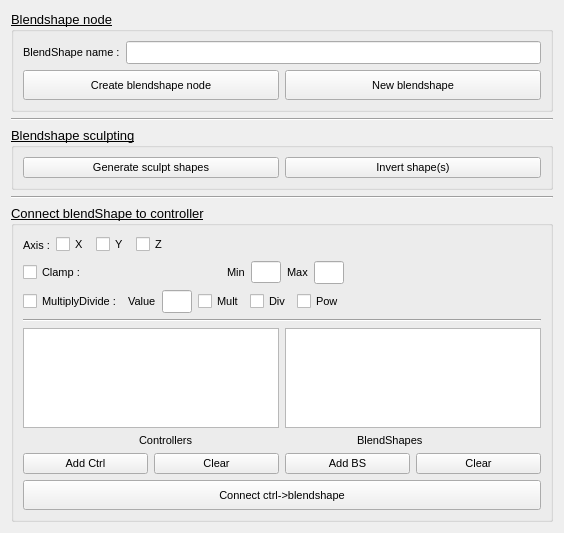
      <widget class="QWidget" name="BS_frame" native="true">
       <layout class="QGridLayout" name="gridLayout_8">
        <item row="4" column="0">
         <widget class="QGroupBox" name="BSconnect_groupBox">
          <property name="sizePolicy">
           <sizepolicy hsizetype="Expanding" vsizetype="Fixed">
            <horstretch>0</horstretch>
            <verstretch>0</verstretch>
           </sizepolicy>
          </property>
          <property name="font">
           <font>
            <pointsize>10</pointsize>
            <underline>true</underline>
           </font>
          </property>
          <property name="title">
           <string>Connect blendShape to controller</string>
          </property>
          <layout class="QGridLayout" name="gridLayout_9">
           <item row="0" column="0">
            <layout class="QHBoxLayout" name="horizontalLayout_13">
             <item>
              <widget class="QLabel" name="BSconnect_ctrl_axisLabel">
               <property name="font">
                <font>
                 <pointsize>8</pointsize>
                 <underline>false</underline>
                </font>
               </property>
               <property name="text">
                <string>Axis :</string>
               </property>
              </widget>
             </item>
             <item>
              <widget class="QCheckBox" name="BSconnect_CtrlAxisX_checkBox">
               <property name="sizePolicy">
                <sizepolicy hsizetype="Preferred" vsizetype="Fixed">
                 <horstretch>0</horstretch>
                 <verstretch>0</verstretch>
                </sizepolicy>
               </property>
               <property name="minimumSize">
                <size>
                 <width>0</width>
                 <height>0</height>
                </size>
               </property>
               <property name="font">
                <font>
                 <pointsize>8</pointsize>
                 <underline>false</underline>
                </font>
               </property>
               <property name="text">
                <string>X</string>
               </property>
              </widget>
             </item>
             <item>
              <widget class="QCheckBox" name="BSconnect_CtrlAxisY_checkBox">
               <property name="sizePolicy">
                <sizepolicy hsizetype="Preferred" vsizetype="Fixed">
                 <horstretch>0</horstretch>
                 <verstretch>0</verstretch>
                </sizepolicy>
               </property>
               <property name="font">
                <font>
                 <pointsize>8</pointsize>
                 <underline>false</underline>
                </font>
               </property>
               <property name="text">
                <string>Y</string>
               </property>
              </widget>
             </item>
             <item>
              <widget class="QCheckBox" name="BSconnect_CtrlAxisZ_checkBox">
               <property name="sizePolicy">
                <sizepolicy hsizetype="Preferred" vsizetype="Fixed">
                 <horstretch>0</horstretch>
                 <verstretch>0</verstretch>
                </sizepolicy>
               </property>
               <property name="font">
                <font>
                 <pointsize>8</pointsize>
                 <underline>false</underline>
                </font>
               </property>
               <property name="text">
                <string>Z</string>
               </property>
              </widget>
             </item>
             <item>
              <spacer name="horizontalSpacer">
               <property name="orientation">
                <enum>Qt::Horizontal</enum>
               </property>
               <property name="sizeHint" stdset="0">
                <size>
                 <width>40</width>
                 <height>20</height>
                </size>
               </property>
              </spacer>
             </item>
            </layout>
           </item>
           <item row="1" column="0">
            <layout class="QHBoxLayout" name="horizontalLayout_14">
             <item>
              <widget class="QCheckBox" name="BSconnect_clamp_checkBox">
               <property name="sizePolicy">
                <sizepolicy hsizetype="Expanding" vsizetype="Fixed">
                 <horstretch>0</horstretch>
                 <verstretch>0</verstretch>
                </sizepolicy>
               </property>
               <property name="font">
                <font>
                 <pointsize>8</pointsize>
                 <underline>false</underline>
                </font>
               </property>
               <property name="text">
                <string>Clamp :</string>
               </property>
              </widget>
             </item>
             <item>
              <widget class="QLabel" name="BSconnect_clamp_MinLabel">
               <property name="sizePolicy">
                <sizepolicy hsizetype="Fixed" vsizetype="Preferred">
                 <horstretch>0</horstretch>
                 <verstretch>0</verstretch>
                </sizepolicy>
               </property>
               <property name="font">
                <font>
                 <pointsize>8</pointsize>
                 <underline>false</underline>
                </font>
               </property>
               <property name="text">
                <string>Min</string>
               </property>
              </widget>
             </item>
             <item>
              <widget class="QLineEdit" name="BSconnect_MinClamp_lineEdit">
               <property name="sizePolicy">
                <sizepolicy hsizetype="Minimum" vsizetype="Fixed">
                 <horstretch>0</horstretch>
                 <verstretch>0</verstretch>
                </sizepolicy>
               </property>
               <property name="maximumSize">
                <size>
                 <width>30</width>
                 <height>16777215</height>
                </size>
               </property>
               <property name="font">
                <font>
                 <pointsize>8</pointsize>
                 <underline>false</underline>
                </font>
               </property>
               <property name="text">
                <string/>
               </property>
              </widget>
             </item>
             <item>
              <widget class="QLabel" name="BSconnect_clamp_MaxLabel">
               <property name="sizePolicy">
                <sizepolicy hsizetype="Fixed" vsizetype="Preferred">
                 <horstretch>0</horstretch>
                 <verstretch>0</verstretch>
                </sizepolicy>
               </property>
               <property name="font">
                <font>
                 <pointsize>8</pointsize>
                 <underline>false</underline>
                </font>
               </property>
               <property name="text">
                <string>Max</string>
               </property>
              </widget>
             </item>
             <item>
              <widget class="QLineEdit" name="BSconnect_MaxClamp_lineEdit">
               <property name="maximumSize">
                <size>
                 <width>30</width>
                 <height>16777215</height>
                </size>
               </property>
              </widget>
             </item>
             <item>
              <spacer name="horizontalSpacer_2">
               <property name="orientation">
                <enum>Qt::Horizontal</enum>
               </property>
               <property name="sizeHint" stdset="0">
                <size>
                 <width>40</width>
                 <height>20</height>
                </size>
               </property>
              </spacer>
             </item>
            </layout>
           </item>
           <item row="2" column="0">
            <layout class="QHBoxLayout" name="horizontalLayout_15">
             <item>
              <widget class="QCheckBox" name="BSconnect_MD_checkBox">
               <property name="font">
                <font>
                 <pointsize>8</pointsize>
                 <underline>false</underline>
                </font>
               </property>
               <property name="text">
                <string>MultiplyDivide :</string>
               </property>
              </widget>
             </item>
             <item>
              <widget class="QLabel" name="BSconnect_MD_valueLabel">
               <property name="sizePolicy">
                <sizepolicy hsizetype="Fixed" vsizetype="Preferred">
                 <horstretch>0</horstretch>
                 <verstretch>0</verstretch>
                </sizepolicy>
               </property>
               <property name="font">
                <font>
                 <pointsize>8</pointsize>
                 <underline>false</underline>
                </font>
               </property>
               <property name="text">
                <string>Value</string>
               </property>
              </widget>
             </item>
             <item>
              <widget class="QLineEdit" name="BSconnect_MDvalue_lineEdit">
               <property name="sizePolicy">
                <sizepolicy hsizetype="Fixed" vsizetype="Fixed">
                 <horstretch>0</horstretch>
                 <verstretch>0</verstretch>
                </sizepolicy>
               </property>
               <property name="maximumSize">
                <size>
                 <width>30</width>
                 <height>16777215</height>
                </size>
               </property>
              </widget>
             </item>
             <item>
              <widget class="QCheckBox" name="BSconnect_MDmult_checkBox">
               <property name="sizePolicy">
                <sizepolicy hsizetype="Fixed" vsizetype="Fixed">
                 <horstretch>0</horstretch>
                 <verstretch>0</verstretch>
                </sizepolicy>
               </property>
               <property name="font">
                <font>
                 <pointsize>8</pointsize>
                 <underline>false</underline>
                </font>
               </property>
               <property name="text">
                <string>Mult</string>
               </property>
              </widget>
             </item>
             <item>
              <widget class="QCheckBox" name="BSconnect_MDdiv_checkBox">
               <property name="sizePolicy">
                <sizepolicy hsizetype="Fixed" vsizetype="Fixed">
                 <horstretch>0</horstretch>
                 <verstretch>0</verstretch>
                </sizepolicy>
               </property>
               <property name="font">
                <font>
                 <pointsize>8</pointsize>
                 <underline>false</underline>
                </font>
               </property>
               <property name="text">
                <string>Div</string>
               </property>
              </widget>
             </item>
             <item>
              <widget class="QCheckBox" name="BSconnect_MDpow_checkBox">
               <property name="sizePolicy">
                <sizepolicy hsizetype="Fixed" vsizetype="Fixed">
                 <horstretch>0</horstretch>
                 <verstretch>0</verstretch>
                </sizepolicy>
               </property>
               <property name="font">
                <font>
                 <pointsize>8</pointsize>
                 <underline>false</underline>
                </font>
               </property>
               <property name="text">
                <string>Pow</string>
               </property>
              </widget>
             </item>
             <item>
              <spacer name="horizontalSpacer_3">
               <property name="orientation">
                <enum>Qt::Horizontal</enum>
               </property>
               <property name="sizeHint" stdset="0">
                <size>
                 <width>40</width>
                 <height>20</height>
                </size>
               </property>
              </spacer>
             </item>
            </layout>
           </item>
           <item row="3" column="0">
            <widget class="Line" name="line_6">
             <property name="orientation">
              <enum>Qt::Horizontal</enum>
             </property>
            </widget>
           </item>
           <item row="4" column="0">
            <layout class="QHBoxLayout" name="horizontalLayout_18">
             <item>
              <widget class="QListWidget" name="BSconnect_Ctrl_listWidget">
               <property name="maximumSize">
                <size>
                 <width>16777215</width>
                 <height>100</height>
                </size>
               </property>
               <property name="font">
                <font>
                 <pointsize>9</pointsize>
                </font>
               </property>
              </widget>
             </item>
             <item>
              <widget class="QListWidget" name="BSconnect_BS_listWidget">
               <property name="maximumSize">
                <size>
                 <width>16777215</width>
                 <height>100</height>
                </size>
               </property>
              </widget>
             </item>
            </layout>
           </item>
           <item row="5" column="0">
            <layout class="QHBoxLayout" name="horizontalLayout_16">
             <item>
              <widget class="QLabel" name="BSconnect_ctrlLabel">
               <property name="sizePolicy">
                <sizepolicy hsizetype="Fixed" vsizetype="Preferred">
                 <horstretch>0</horstretch>
                 <verstretch>0</verstretch>
                </sizepolicy>
               </property>
               <property name="font">
                <font>
                 <pointsize>8</pointsize>
                 <underline>false</underline>
                </font>
               </property>
               <property name="text">
                <string>Controllers             </string>
               </property>
              </widget>
             </item>
             <item>
              <widget class="QLabel" name="BSconnect_BSLabel">
               <property name="sizePolicy">
                <sizepolicy hsizetype="Fixed" vsizetype="Preferred">
                 <horstretch>0</horstretch>
                 <verstretch>0</verstretch>
                </sizepolicy>
               </property>
               <property name="font">
                <font>
                 <pointsize>8</pointsize>
                 <underline>false</underline>
                </font>
               </property>
               <property name="text">
                <string> BlendShapes</string>
               </property>
              </widget>
             </item>
            </layout>
           </item>
           <item row="6" column="0">
            <layout class="QVBoxLayout" name="verticalLayout_7">
             <item>
              <layout class="QHBoxLayout" name="horizontalLayout_17">
               <item>
                <widget class="QPushButton" name="BSconnect_AddCtrl_Button">
                 <property name="font">
                  <font>
                   <pointsize>8</pointsize>
                   <underline>false</underline>
                  </font>
                 </property>
                 <property name="text">
                  <string>Add Ctrl</string>
                 </property>
                </widget>
               </item>
               <item>
                <widget class="QPushButton" name="BSconnect_ClearCtrl_Button">
                 <property name="font">
                  <font>
                   <pointsize>8</pointsize>
                   <underline>false</underline>
                  </font>
                 </property>
                 <property name="text">
                  <string>Clear</string>
                 </property>
                </widget>
               </item>
               <item>
                <widget class="QPushButton" name="BSconnect_AddBS_Button">
                 <property name="font">
                  <font>
                   <pointsize>8</pointsize>
                   <underline>false</underline>
                  </font>
                 </property>
                 <property name="text">
                  <string>Add BS</string>
                 </property>
                </widget>
               </item>
               <item>
                <widget class="QPushButton" name="BSconnect_ClearBS_Button">
                 <property name="font">
                  <font>
                   <pointsize>8</pointsize>
                   <underline>false</underline>
                  </font>
                 </property>
                 <property name="text">
                  <string>Clear</string>
                 </property>
                </widget>
               </item>
              </layout>
             </item>
             <item>
              <widget class="QPushButton" name="BSconnect_Connect_Button">
               <property name="sizePolicy">
                <sizepolicy hsizetype="Preferred" vsizetype="Fixed">
                 <horstretch>0</horstretch>
                 <verstretch>0</verstretch>
                </sizepolicy>
               </property>
               <property name="minimumSize">
                <size>
                 <width>0</width>
                 <height>30</height>
                </size>
               </property>
               <property name="maximumSize">
                <size>
                 <width>16777215</width>
                 <height>16777215</height>
                </size>
               </property>
               <property name="font">
                <font>
                 <pointsize>8</pointsize>
                 <underline>false</underline>
                </font>
               </property>
               <property name="text">
                <string>Connect ctrl-&gt;blendshape</string>
               </property>
              </widget>
             </item>
            </layout>
           </item>
          </layout>
         </widget>
        </item>
        <item row="0" column="0">
         <widget class="QGroupBox" name="BScreate_groupBox">
          <property name="font">
           <font>
            <pointsize>10</pointsize>
            <underline>true</underline>
           </font>
          </property>
          <property name="title">
           <string>Blendshape node</string>
          </property>
          <layout class="QGridLayout" name="gridLayout_11">
           <item row="0" column="0">
            <layout class="QGridLayout" name="gridLayout_10">
             <item row="0" column="0">
              <layout class="QHBoxLayout" name="horizontalLayout_11">
               <item>
                <widget class="QLabel" name="BSname_label">
                 <property name="sizePolicy">
                  <sizepolicy hsizetype="Preferred" vsizetype="Fixed">
                   <horstretch>0</horstretch>
                   <verstretch>0</verstretch>
                  </sizepolicy>
                 </property>
                 <property name="font">
                  <font>
                   <pointsize>8</pointsize>
                   <underline>false</underline>
                  </font>
                 </property>
                 <property name="text">
                  <string>BlendShape name :</string>
                 </property>
                </widget>
               </item>
               <item>
                <widget class="QLineEdit" name="curveBS_BSname_lineEdit">
                 <property name="font">
                  <font>
                   <underline>false</underline>
                  </font>
                 </property>
                </widget>
               </item>
              </layout>
             </item>
             <item row="1" column="0">
              <layout class="QHBoxLayout" name="horizontalLayout_12">
               <item>
                <widget class="QPushButton" name="curveBS_BScreate_button">
                 <property name="minimumSize">
                  <size>
                   <width>0</width>
                   <height>30</height>
                  </size>
                 </property>
                 <property name="font">
                  <font>
                   <pointsize>8</pointsize>
                   <underline>false</underline>
                  </font>
                 </property>
                 <property name="text">
                  <string>Create blendshape node</string>
                 </property>
                </widget>
               </item>
               <item>
                <widget class="QPushButton" name="curveBS_add_button">
                 <property name="minimumSize">
                  <size>
                   <width>0</width>
                   <height>30</height>
                  </size>
                 </property>
                 <property name="font">
                  <font>
                   <pointsize>8</pointsize>
                   <underline>false</underline>
                  </font>
                 </property>
                 <property name="text">
                  <string>New blendshape</string>
                 </property>
                </widget>
               </item>
              </layout>
             </item>
            </layout>
           </item>
          </layout>
         </widget>
        </item>
        <item row="3" column="0">
         <widget class="Line" name="line_12">
          <property name="orientation">
           <enum>Qt::Horizontal</enum>
          </property>
         </widget>
        </item>
        <item row="1" column="0">
         <widget class="Line" name="line_3">
          <property name="orientation">
           <enum>Qt::Horizontal</enum>
          </property>
         </widget>
        </item>
        <item row="2" column="0">
         <widget class="QGroupBox" name="groupBox">
          <property name="font">
           <font>
            <pointsize>10</pointsize>
            <underline>true</underline>
           </font>
          </property>
          <property name="title">
           <string>Blendshape sculpting</string>
          </property>
          <layout class="QHBoxLayout" name="horizontalLayout_5">
           <item>
            <widget class="QPushButton" name="sculptFromDico_button">
             <property name="font">
              <font>
               <pointsize>8</pointsize>
               <underline>false</underline>
              </font>
             </property>
             <property name="toolTip">
              <string extracomment="Based on dictionary of poses  in shapeSculpting.py"/>
             </property>
             <property name="text">
              <string>Generate sculpt shapes</string>
             </property>
            </widget>
           </item>
           <item>
            <widget class="QPushButton" name="invertShape_button">
             <property name="font">
              <font>
               <pointsize>8</pointsize>
               <underline>false</underline>
              </font>
             </property>
             <property name="toolTip">
              <string extracomment="Can invert all genereated shapes (1 select) or a specific one (2 select)"/>
             </property>
             <property name="text">
              <string>Invert shape(s)</string>
             </property>
            </widget>
           </item>
          </layout>
         </widget>
        </item>
       </layout>
      </widget>
